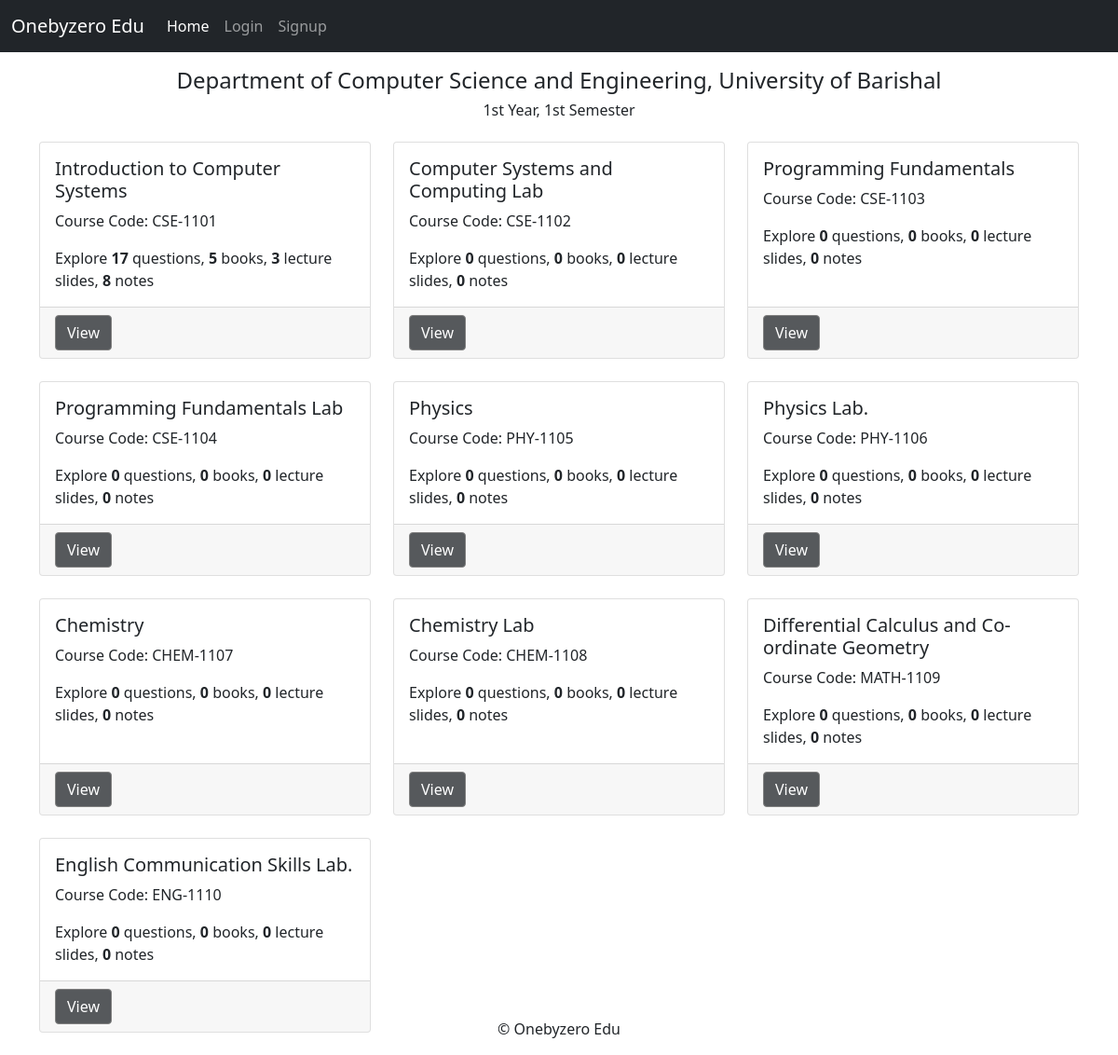
/study/my_resources/1/1/1/, run on an earlier commit of the app's database.
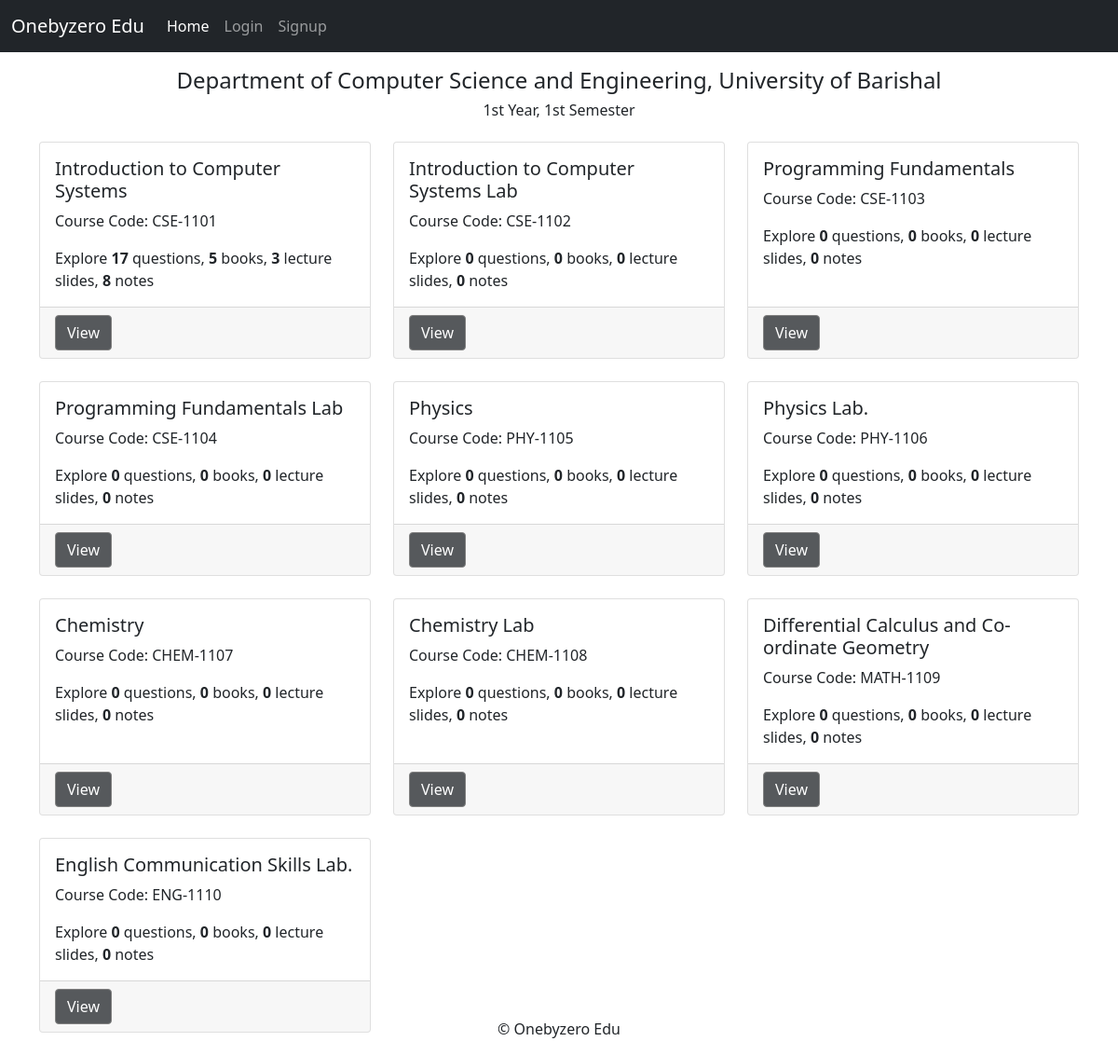
And on a later commit of the database.
### study/models.py (models this page shows, shortened)
class Course(models.Model):
    title = models.CharField(max_length=100)
    code = models.CharField(max_length=10)
    credit = models.DecimalField(max_digits=4, decimal_places=2)
    department = models.ForeignKey(Department, on_delete=models.CASCADE)
    university = models.ForeignKey(University, on_delete=models.CASCADE, default=1)
    year = models.PositiveIntegerField()
    semester = models.PositiveIntegerField()
    syllabus = models.TextField(blank=True, null=True)

### study/views.py (the view)
# urls.py: path('my_resources/<int:department_id>/<int:year>/<int:semester>/', views.my_resources, name='my_resources'),
def my_resources(request, department_id, year, semester):
    department = get_object_or_404(Department, pk=department_id)
    courses = Course.objects.filter(department=department, year=year, semester=semester)
    course_data = []
    for course in courses:
        question_count = Question.objects.filter(course=course).count()
        note_count = NoteModel.objects.filter(course=course).count()
        lecture_count = LectureModel.objects.filter(course=course).count()
        book_count = BookModel.objects.filter(course=course).count()
        course_data.append({'course': course, 'question_count': question_count, 'note_count': note_count, 'lecture_count': lecture_count, 'book_count': book_count})
    context = {
        'department': department,
        'year': year,
        'semester': semester,
        'courses': courses,
        'course_data': course_data,
        'note_count': note_count,
        'lecture_count': lecture_count,
        'book_count': book_count,
    }
    return render(request, 'my_resources.html', context)

### study/templates/my_resources.html (shortened to what this page needs)
{% extends "base.html" %}
{% block content %}
    <div class="container mt-3">
        <h4 class="text-center">Department of {{ department.name }}, {{ department.university.name }}</h4>
        <h6 class="text-center">
            {% if year == 1 %}1st Year, {% elif year == 2 %}2nd Year, {% endif %}
            {% if semester == 1 %}1st Semester{% elif semester == 2 %}2nd Semester{% endif %}
        </h6>
        <div class="row mt-4">
            {% for data in course_data %}
                <div class="col-md-4 mb-4">
                    <div class="card h-100">
                        <div class="card-body">
                            <h5 class="card-title">{{ data.course.title }}</h5>
                            <p class="card-text">Course Code: {{ data.course.code }}</p>
                            <p class="card-text">Explore <b>{{ data.question_count }}</b> questions, <b>{{ data.book_count }}</b> books, <b>{{ data.lecture_count }}</b> lecture slides, <b>{{ data.note_count }}</b> notes</p>
                        </div>
                        <div class="card-footer">
                            <a href="{% url 'view_course' data.course.id %}" class="btn btn-primary btn-block view-btn">View</a>
                        </div>
                    </div>
                </div>
            {% endfor %}
        </div>
    </div>
{% endblock %}

What changed in the data, as far as the page shows it:
changed Course "CSE-1102": course "Computer Systems and Computing Lab" → "Introduction to Computer Systems Lab"
